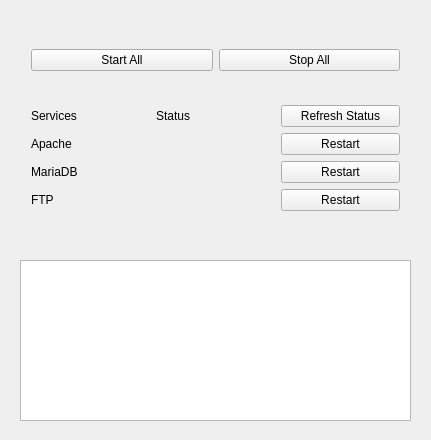
<?xml version="1.0" encoding="UTF-8"?>
<ui version="4.0">
 <class>MainWindow</class>
 <widget class="QWidget" name="MainWindow">
  <property name="geometry">
   <rect>
    <x>0</x>
    <y>0</y>
    <width>431</width>
    <height>440</height>
   </rect>
  </property>
  <property name="windowTitle">
   <string>Server Manager</string>
  </property>
  <widget class="QTextBrowser" name="textBrowser">
   <property name="geometry">
    <rect>
     <x>20</x>
     <y>260</y>
     <width>391</width>
     <height>161</height>
    </rect>
   </property>
  </widget>
  <widget class="QWidget" name="layoutWidget">
   <property name="geometry">
    <rect>
     <x>20</x>
     <y>10</y>
     <width>391</width>
     <height>241</height>
    </rect>
   </property>
   <layout class="QVBoxLayout" name="verticalLayout">
    <item>
     <layout class="QHBoxLayout" name="horizontalLayout_3">
      <item>
       <widget class="QPushButton" name="startall">
        <property name="text">
         <string>Start All</string>
        </property>
       </widget>
      </item>
      <item>
       <widget class="QPushButton" name="stopall">
        <property name="text">
         <string>Stop All</string>
        </property>
       </widget>
      </item>
     </layout>
    </item>
    <item>
     <layout class="QGridLayout" name="gridLayout">
      <item row="0" column="0">
       <widget class="QLabel" name="label_3">
        <property name="text">
         <string>Services</string>
        </property>
       </widget>
      </item>
      <item row="2" column="0">
       <widget class="QLabel" name="label_4">
        <property name="text">
         <string>MariaDB</string>
        </property>
       </widget>
      </item>
      <item row="2" column="2">
       <widget class="QPushButton" name="mariadb">
        <property name="text">
         <string>Restart</string>
        </property>
       </widget>
      </item>
      <item row="1" column="2">
       <widget class="QPushButton" name="apache">
        <property name="text">
         <string>Restart</string>
        </property>
       </widget>
      </item>
      <item row="2" column="1">
       <widget class="QLabel" name="label_5">
        <property name="text">
         <string/>
        </property>
       </widget>
      </item>
      <item row="3" column="1">
       <widget class="QLabel" name="label_7">
        <property name="text">
         <string/>
        </property>
       </widget>
      </item>
      <item row="3" column="2">
       <widget class="QPushButton" name="ftp">
        <property name="text">
         <string>Restart</string>
        </property>
       </widget>
      </item>
      <item row="1" column="0">
       <widget class="QLabel" name="label_6">
        <property name="text">
         <string>Apache</string>
        </property>
       </widget>
      </item>
      <item row="1" column="1">
       <widget class="QLabel" name="label_8">
        <property name="text">
         <string/>
        </property>
       </widget>
      </item>
      <item row="3" column="0">
       <widget class="QLabel" name="label_9">
        <property name="text">
         <string>FTP</string>
        </property>
       </widget>
      </item>
      <item row="0" column="2">
       <widget class="QPushButton" name="refreshall">
        <property name="text">
         <string>Refresh Status</string>
        </property>
       </widget>
      </item>
      <item row="0" column="1">
       <widget class="QLabel" name="label_10">
        <property name="text">
         <string>Status</string>
        </property>
       </widget>
      </item>
     </layout>
    </item>
   </layout>
  </widget>
 </widget>
 <layoutdefault spacing="6" margin="11"/>
 <resources/>
 <connections/>
</ui>
